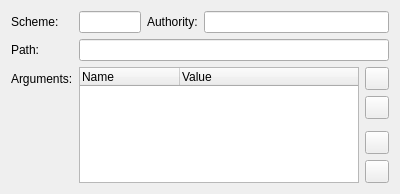
<?xml version="1.0" encoding="UTF-8"?>
<ui version="4.0">
 <class>vvCustomQueryServerChooser</class>
 <widget class="QWidget" name="vvCustomQueryServerChooser">
  <property name="geometry">
   <rect>
    <x>0</x>
    <y>0</y>
    <width>400</width>
    <height>194</height>
   </rect>
  </property>
  <layout class="QFormLayout" name="formLayout">
   <item row="0" column="0">
    <widget class="QLabel" name="schemeLabel">
     <property name="text">
      <string>Scheme:</string>
     </property>
    </widget>
   </item>
   <item row="0" column="1">
    <layout class="QHBoxLayout" name="serverLayout">
     <item>
      <widget class="QLineEdit" name="scheme">
       <property name="sizePolicy">
        <sizepolicy hsizetype="Expanding" vsizetype="Fixed">
         <horstretch>1</horstretch>
         <verstretch>0</verstretch>
        </sizepolicy>
       </property>
      </widget>
     </item>
     <item>
      <widget class="QLabel" name="authorityLabel">
       <property name="text">
        <string>Authority:</string>
       </property>
      </widget>
     </item>
     <item>
      <widget class="QLineEdit" name="authority">
       <property name="sizePolicy">
        <sizepolicy hsizetype="Expanding" vsizetype="Fixed">
         <horstretch>3</horstretch>
         <verstretch>0</verstretch>
        </sizepolicy>
       </property>
      </widget>
     </item>
    </layout>
   </item>
   <item row="1" column="0">
    <widget class="QLabel" name="pathLabel">
     <property name="text">
      <string>Path:</string>
     </property>
    </widget>
   </item>
   <item row="1" column="1">
    <widget class="QLineEdit" name="path"/>
   </item>
   <item row="2" column="0">
    <widget class="QLabel" name="argumentsLabel">
     <property name="text">
      <string>Arguments:</string>
     </property>
    </widget>
   </item>
   <item row="2" column="1">
    <layout class="QGridLayout" name="argumentsLayout">
     <item row="0" column="0" rowspan="5">
      <widget class="QTreeWidget" name="arguments">
       <property name="alternatingRowColors">
        <bool>true</bool>
       </property>
       <property name="rootIsDecorated">
        <bool>false</bool>
       </property>
       <property name="uniformRowHeights">
        <bool>true</bool>
       </property>
       <property name="allColumnsShowFocus">
        <bool>true</bool>
       </property>
       <column>
        <property name="text">
         <string>Name</string>
        </property>
       </column>
       <column>
        <property name="text">
         <string>Value</string>
        </property>
       </column>
      </widget>
     </item>
     <item row="0" column="1">
      <widget class="QToolButton" name="argumentsMoveUp">
       <property name="icon">
        <iconset resource="../../Icons/vvwidgets.qrc">
         <normaloff>:/icons/16x16/arrow-up</normaloff>:/icons/16x16/arrow-up</iconset>
       </property>
      </widget>
     </item>
     <item row="1" column="1">
      <widget class="QToolButton" name="argumentsMoveDown">
       <property name="icon">
        <iconset resource="../../Icons/vvwidgets.qrc">
         <normaloff>:/icons/16x16/arrow-down</normaloff>:/icons/16x16/arrow-down</iconset>
       </property>
      </widget>
     </item>
     <item row="2" column="1">
      <spacer name="argumentsSpacer">
       <property name="orientation">
        <enum>Qt::Vertical</enum>
       </property>
       <property name="sizeHint" stdset="0">
        <size>
         <width>20</width>
         <height>40</height>
        </size>
       </property>
      </spacer>
     </item>
     <item row="3" column="1">
      <widget class="QToolButton" name="argumentsAdd">
       <property name="icon">
        <iconset resource="../../Icons/vvwidgets.qrc">
         <normaloff>:/icons/16x16/add</normaloff>:/icons/16x16/add</iconset>
       </property>
      </widget>
     </item>
     <item row="4" column="1">
      <widget class="QToolButton" name="argumentsRemove">
       <property name="icon">
        <iconset resource="../../Icons/vvwidgets.qrc">
         <normaloff>:/icons/16x16/delete</normaloff>:/icons/16x16/delete</iconset>
       </property>
      </widget>
     </item>
    </layout>
   </item>
  </layout>
 </widget>
 <resources>
  <include location="../../Icons/vvwidgets.qrc"/>
 </resources>
 <connections/>
</ui>
